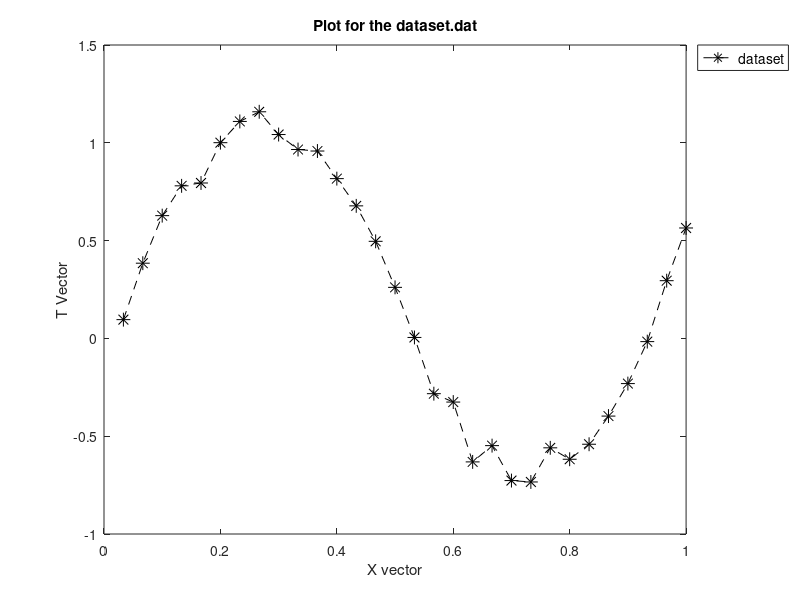

Write the MATLAB code that produced this figure.

% this script  plots your dataset.dat



%loading your train data and storing in vectors.
data=load('dataset.dat');
X = data(:,1);
T = data(:,2);

%plotting your train.dat
plot(X,T,"--*k","markersize", 10);
title ('Plot for the dataset.dat');
h = legend ('dataset');
legend (h, 'location', 'northeastoutside');
set (h, 'fontsize', 10);
xlabel('X vector');
ylabel('T Vector');
